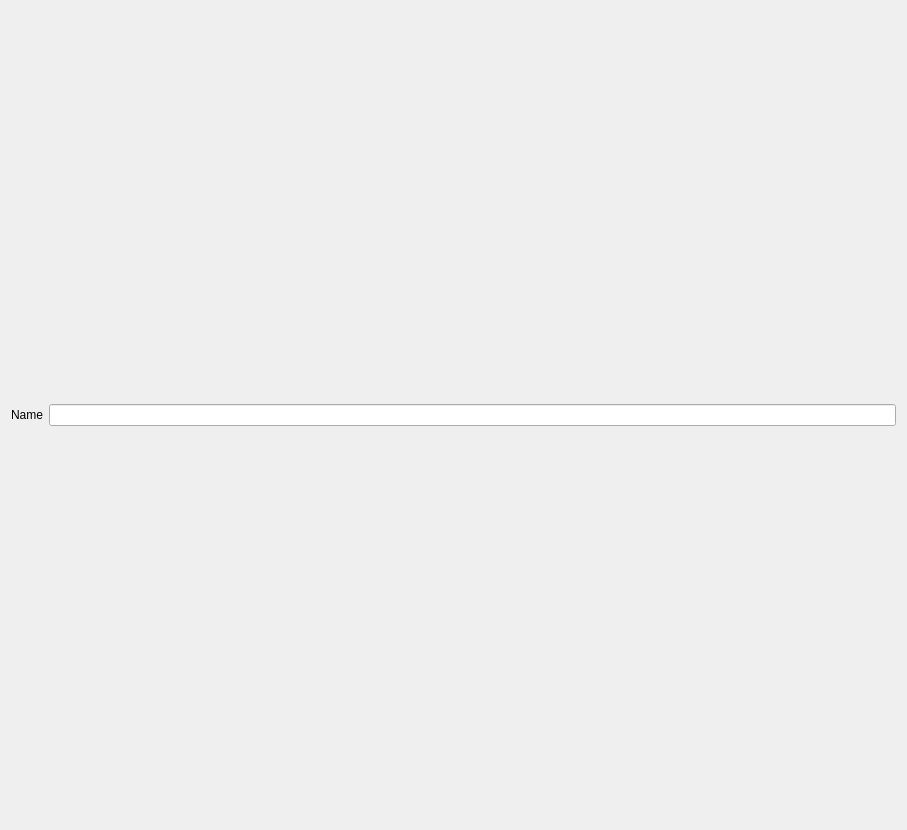
<?xml version="1.0" encoding="UTF-8"?>
<ui version="4.0">
 <class>KoRdfLocationViewWidget</class>
 <widget class="QWidget" name="KoRdfLocationViewWidget">
  <property name="geometry">
   <rect>
    <x>0</x>
    <y>0</y>
    <width>907</width>
    <height>830</height>
   </rect>
  </property>
  <layout class="QGridLayout" name="gridLayout">
   <item row="4" column="1">
    <widget class="QLineEdit" name="name">
     <property name="readOnly">
      <bool>true</bool>
     </property>
    </widget>
   </item>
   <item row="4" column="0">
    <widget class="QLabel" name="label_2">
     <property name="text">
      <string>Name</string>
     </property>
    </widget>
   </item>
  </layout>
 </widget>
 <resources/>
 <connections/>
</ui>
